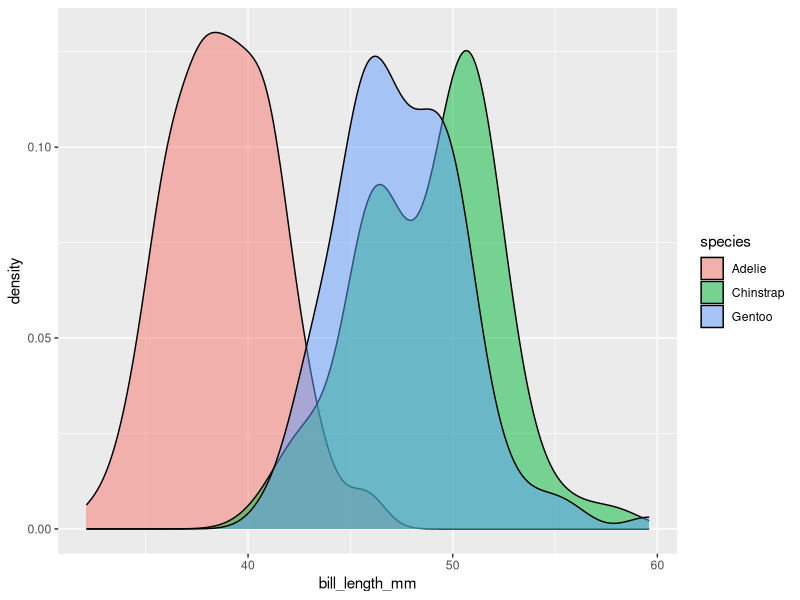
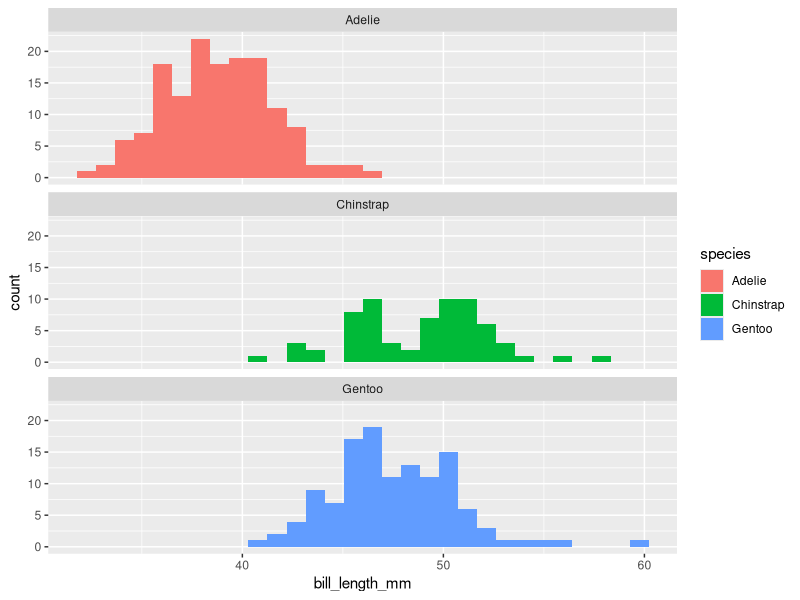
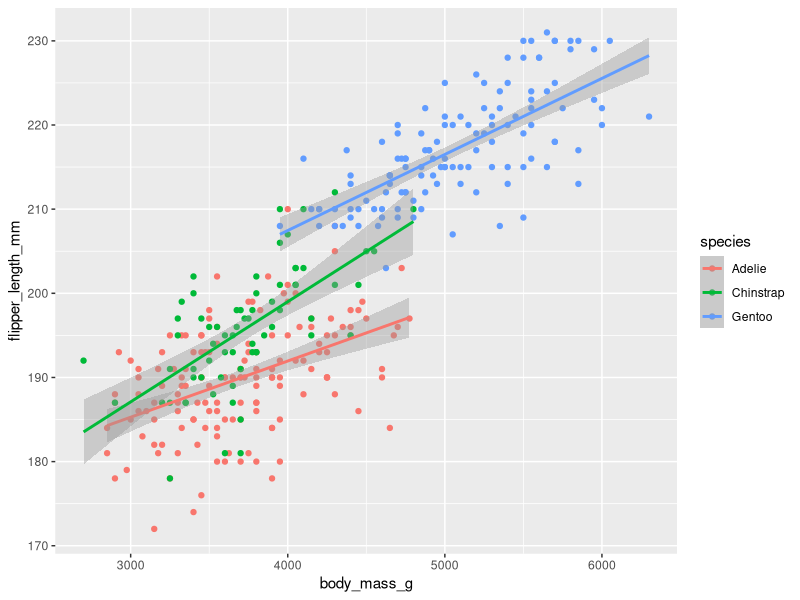
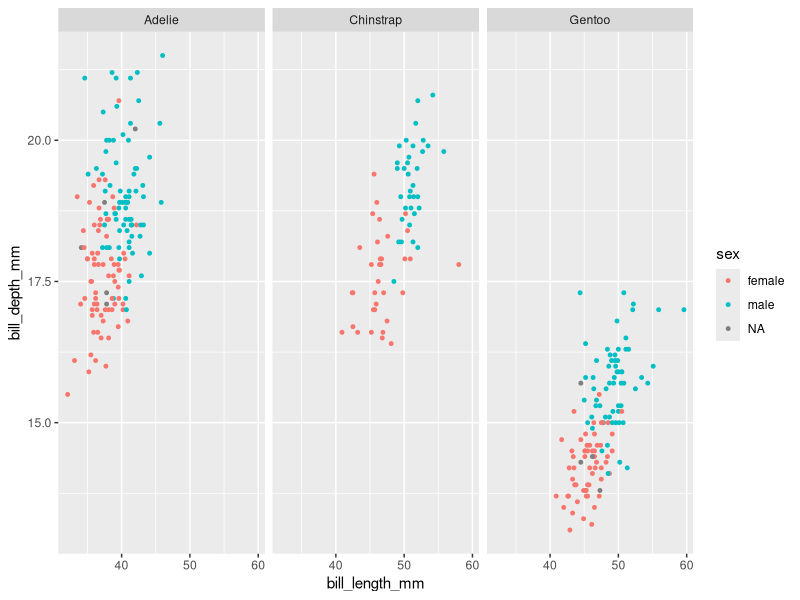
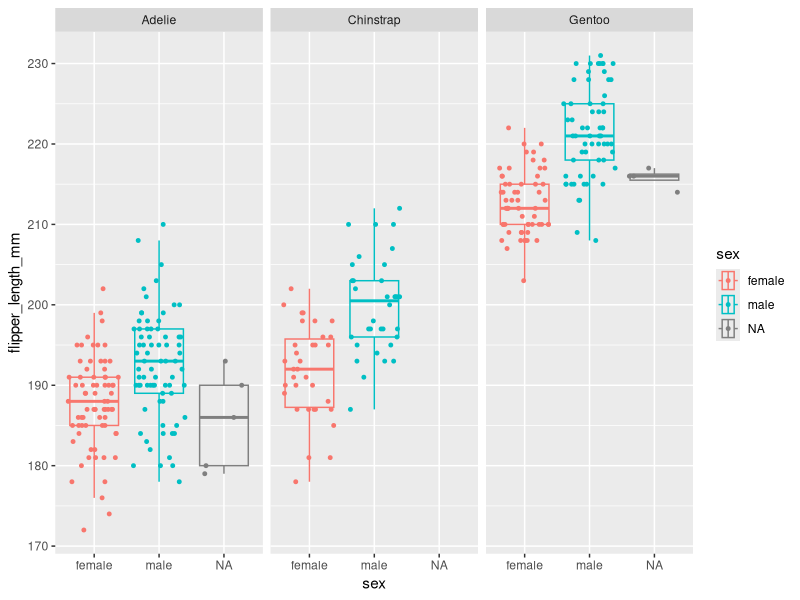
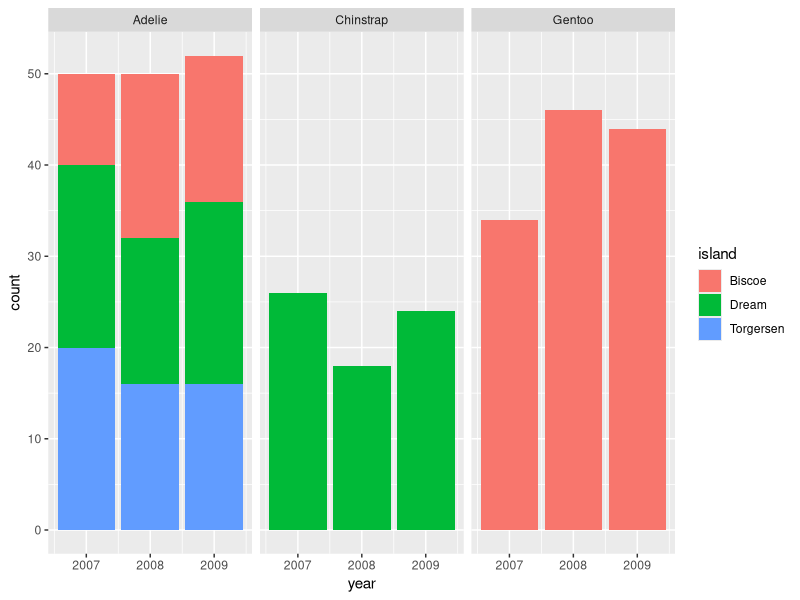

Write R code to recreate these figures, in order.
## ---- chunk 1
knitr::opts_knit$set(base.dir = "../docs/", root.dir = "../docs/")
knitr::opts_chunk$set(echo = TRUE, message = FALSE, warning = FALSE)
## ---- chunk 2
library(palmerpenguins) #install.packages("palmerpenguins")
library(tidyverse)
## ---- chunk 3
colnames(penguins) %>% 
  tibble(`Column names`=.) %>%
  knitr::kable()
knitr::include_graphics("https://previews.123rf.com/images/aomeditor/aomeditor1903/aomeditor190300021/122254680-illustrator-of-body-parts-of-penguin.jpg")
## ---- chunk 4
penguins %>%
  ggplot() +
  geom_density(mapping = aes(x = bill_length_mm, fill=species), alpha=0.5)
penguins %>%
  ggplot() +
  geom_histogram(mapping = aes(x = bill_length_mm, fill=species)) +
  facet_wrap(~species, nrow=3)
## ---- chunk 5
penguins %>%
  ggplot(mapping = aes(x = body_mass_g, y=flipper_length_mm, color=species)) +
  geom_point() +
  geom_smooth(method="lm")
## ---- chunk 6
penguins %>%
  ggplot(mapping = aes(x = bill_length_mm, y=bill_depth_mm, color=sex)) +
  geom_point(size=1) +
  facet_wrap(~species)
penguins %>%
  ggplot(mapping = aes(x=flipper_length_mm, y=sex, color=sex)) +
  geom_boxplot(outlier.alpha = 0, alpha=0) +
  geom_jitter(width = 0, size=1) +
  coord_flip() +
  facet_wrap(~species)
## ---- chunk 7
penguins %>%
  ggplot() +
  geom_bar(mapping = aes(x=year, fill=island)) +
  facet_wrap(~species)
